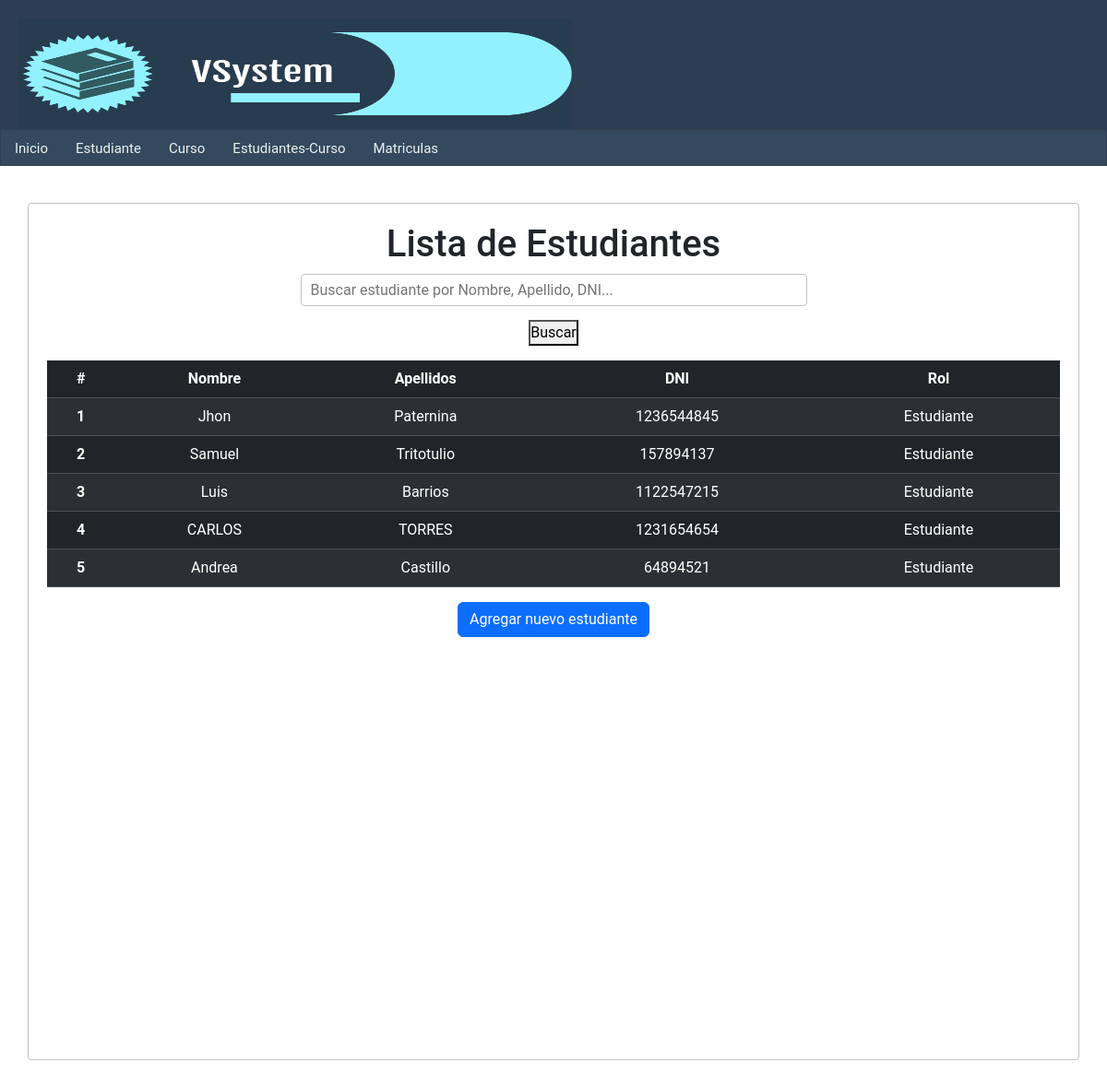
Page /Lista-estudiantes/ on the earlier database version.
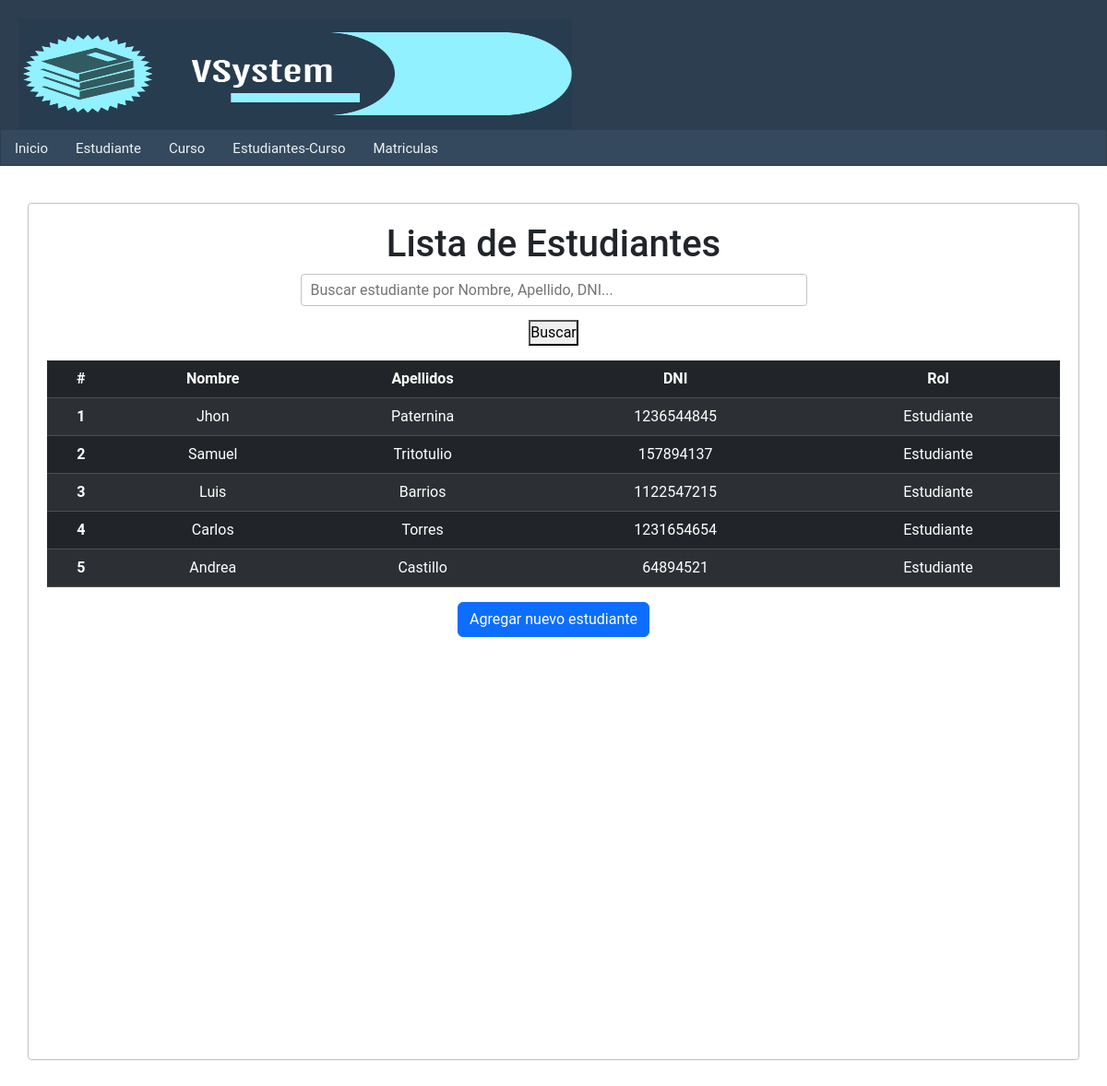
Same page on the later database version.
### persona/models.py (models this page shows, shortened)
class Persona(models.Model):
    nombre = models.CharField(max_length=100)
    apellidos = models.CharField(max_length=100)
    dni = models.CharField(max_length=10)
    telefono = models.CharField(max_length=10)
    email = models.EmailField()
    fecha_nacimiento = models.DateField()
    rol = models.CharField(max_length=20)
    create_at = models.DateTimeField(auto_now=True)
    class Meta:
        db_table = 'Persona'

### persona/views.py (the view)
# urls.py: path('Lista-estudiantes/',get_estudiantes, name='lista-estudiantes'),
def get_estudiantes(request):
    query = request.GET.get('q')
    if query:
        estudiantes = Persona.objects.filter(
            Q(rol='Estudiante') &
            (Q(nombre__icontains=query) |
             Q(apellidos__icontains=query) |
             Q(dni__icontains=query))
        )
    else:
        estudiantes = Persona.objects.filter(rol='Estudiante')
    return render(request, 'lista-estudiantes.html', {
        'title': 'Lista de Estudiantes',
        'estudiantes': estudiantes
    })

### persona/templates/lista-estudiantes.html (shortened to what this page needs)
{% extends "index.html" %}
{% block content %}
    <h1>{{ title }}</h1>
    <form method="GET" action="{% url 'lista-estudiantes' %} "class="mb-3">
        <input type="text" name="q" placeholder="Buscar estudiante por Nombre, Apellido, DNI...">
        <button type="submit">Buscar</button>
    </form>
    <table class="table table-dark table-striped">
        <thead>
            <tr>
                <th scope="col">#</th>
                <th scope="col">Nombre</th>
                <th scope="col">Apellidos</th>
                <th scope="col">DNI</th>
                <th scope="col">Rol</th>
            </tr>
        </thead>
        <tbody>
            {% for estudiante in estudiantes %}
            <tr>
                <th scope="row">{{ forloop.counter }}</th>
                <td>{{ estudiante.nombre }}</td>
                <td>{{ estudiante.apellidos }}</td>
                <td>{{ estudiante.dni }}</td>
                <td>{{ estudiante.rol }}</td>
            </tr>
            {% endfor %}
        </tbody>
    </table>
    <a href="{% url 'formulario_estudiante' %}" class="btn btn-primary">Agregar nuevo estudiante</a>
{% endblock %}

Differences in the rows shown:
changed Persona: nombre "CARLOS" → "Carlos"; apellidos "TORRES" → "Torres"
